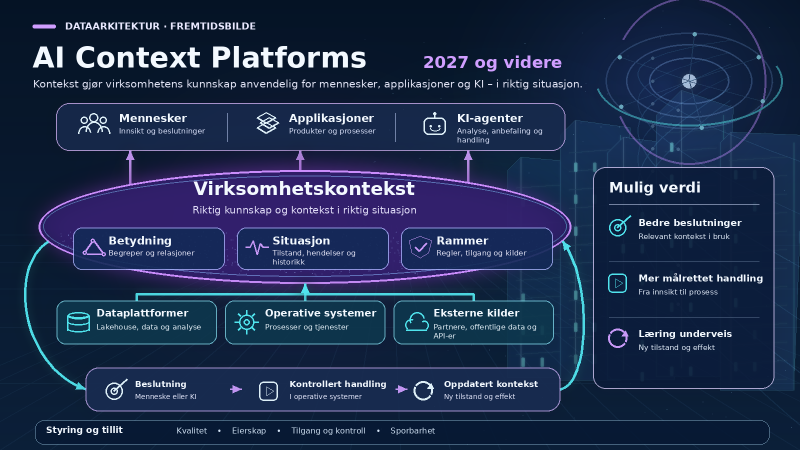
#> input picture media/illustrations/masters/ai-context-platforms-2027-rich-image.png, 1600 x 900 px (shown at 1/2 size)
$ python optimize-presentation-image.py ../media/illustrations/masters/ai-context-platforms-2027-rich-image.png ../media/illustrations/masters/insight-value-chain-rich-image.png 5
#> lines starting #> are read from the running program, lines starting #| are printed output that depends on the picture
#!/usr/bin/env python3
"""Build a review image. Never marks a generated illustration as approved."""
import json
import pathlib
import sys
from PIL import Image, ImageOps

source, target = map(pathlib.Path, sys.argv[1:3])
limit = int(sys.argv[3]) if len(sys.argv) > 3 else 250000
target.parent.mkdir(parents=True, exist_ok=True)
with Image.open(source) as opened:
#> opened is the input picture: PIL image 1600x900 RGB; mean R, G, B 30.6, 46.3, 79
    original = ImageOps.exif_transpose(opened).convert("RGB")
    if abs(original.width / original.height - 16 / 9) > 0.04:
        raise ValueError("Illustrasjonen må være i 16:9-format")
    for width in (min(1600, original.width), min(1440, original.width),
                  min(1280, original.width), min(1120, original.width)):
        if width < 960 or width > original.width:
            continue
        image = original.resize((width, round(original.height * width / original.width)),
                                Image.Resampling.LANCZOS)
        for quality in (86, 82, 78, 74, 70):
            image.save(target, "WEBP", quality=quality, method=6)
            if target.stat().st_size <= limit:
                print(json.dumps({"width": image.width, "height": image.height,
                    "bytes": target.stat().st_size, "quality": quality}))
                sys.exit(0)
#> this loop made 4 passes
#> pass 2, `image = original.resize((width, round(original.height * width / origin..`:
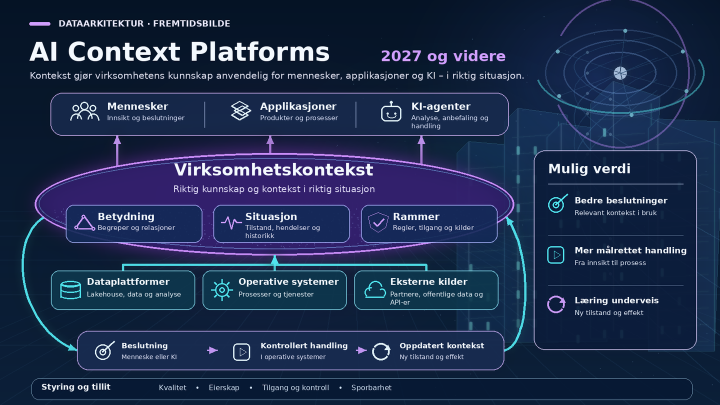
#> image: PIL image 1440x810 RGB (shown at 1/2 size); mean R, G, B 30.7, 46.3, 78.8
#> pass 3, `image = original.resize((width, round(original.height * width / origin..`:
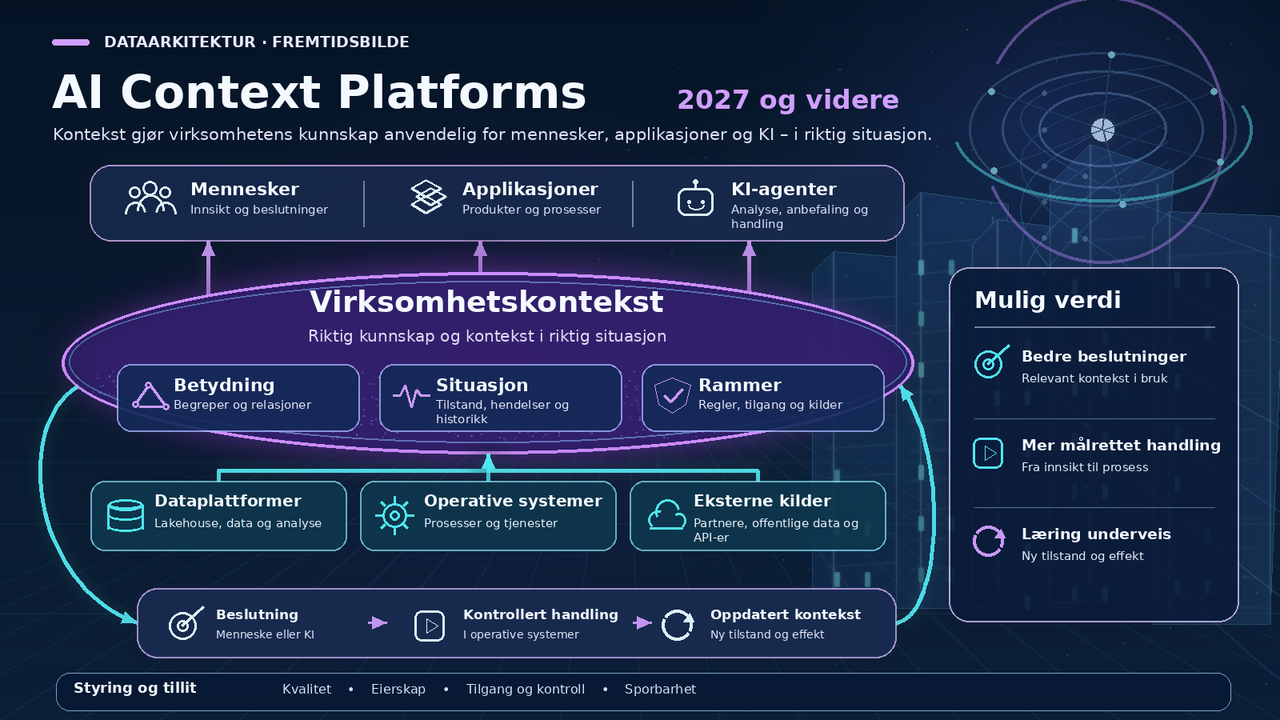
#> image: PIL image 1280x720 RGB; mean R, G, B 30.7, 46.3, 78.8
#> after the loop:
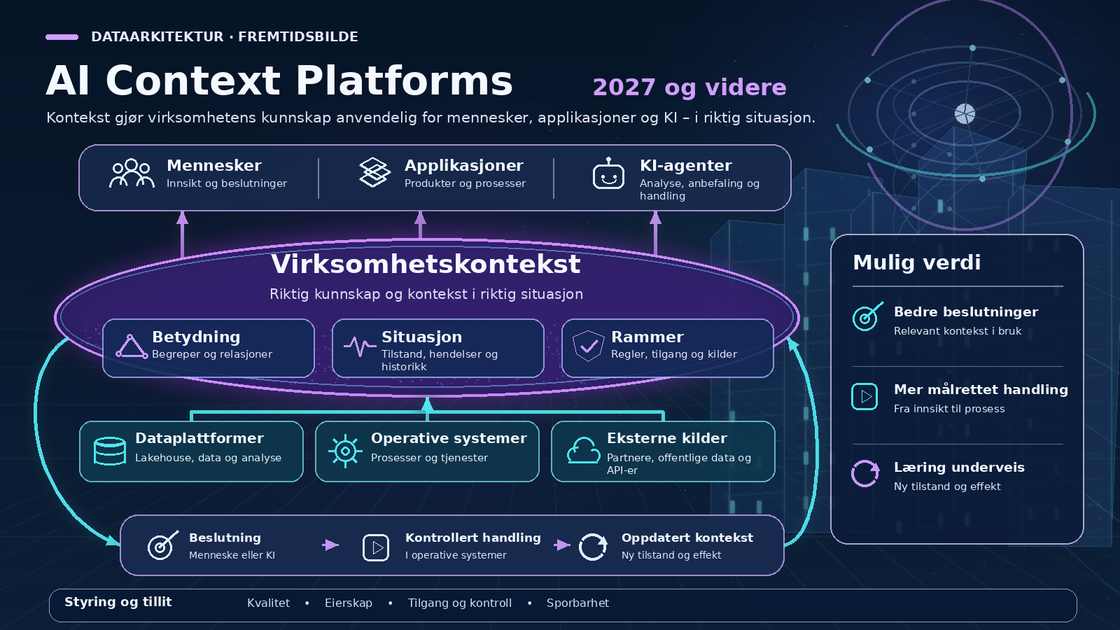
#> image: PIL image 1120x630 RGB; mean R, G, B 30.7, 46.3, 78.8
    target.unlink(missing_ok=True)
#> (the run stopped early here; a loop or call above may not have finished)
